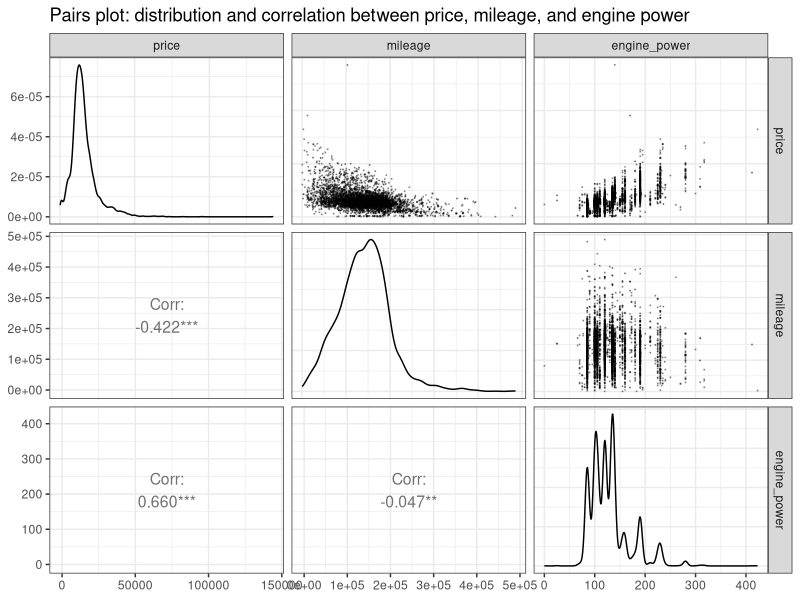

The R script that drew this image: (Note: this script raises an error after producing the figure.)
## ---- chunk 1
knitr::opts_chunk$set(echo = TRUE)
## ---- chunk 2
### load the library
library(dplyr)
library(ggplot2)
library(cowplot) #to arrange ggplot
library(GGally)
library(MASS) #for boxcox
## ---- chunk 3
### load the dataset
dat_bmw <- read.csv("BMWpricing_updated.csv")
#summary(dat_bmw)
## ---- chunk 4
### Assigning NA to car with mileage > 50,0000 miles or negative mileage
dat_bmw[dat_bmw$mileage > 500000 | dat_bmw$mileage < 0, "mileage"] <- NA

### Assigning NA to car with price > 150000 usd
dat_bmw[dat_bmw$price > 150000, "price"] <- NA

### Converting mileage, engine power, and price into numeric
dat_bmw[,c(3,4,17)] <- apply(dat_bmw[,c(3,4,17)], 2, as.numeric)
summary(dat_bmw)
## ---- chunk 5
dat_bmw2 <- dat_bmw[,c("price", "mileage", "engine_power")]
dat_bmw2 <- dat_bmw2[complete.cases(dat_bmw2),]
ggpairs(dat_bmw2,
        upper=list(continuous=wrap("points", alpha=0.3, size=0.1)),
        lower=list(continuous=wrap('cor', size=4))) +
  labs(title = "Pairs plot: distribution and correlation between price, mileage, and engine power") +
  theme_bw()
## ---- chunk 6
s1 <- ggplot(data = dat_bmw2, mapping = aes(x = mileage, y = price)) +
  geom_point(pch=19, cex=0.3) +
  geom_point(data = subset(dat_bmw2, mileage > 500000), mapping = aes(x = mileage, y = price), pch=19, cex=1, color = "red") +
  geom_point(data = subset(dat_bmw2, price > 100000), mapping = aes(x = mileage, y = price), pch=19, cex=1, color = "blue") +
  labs(title = "Scatter plot between price and mileage") +
  theme_bw() + theme(title = element_text(size=8)) 

boxcox_price <- boxcox(lm(dat_bmw2$price ~ 1), plotit = F)
boxcox_price2 <- data.frame("lambda" = boxcox_price$x, "ll" = boxcox_price$y)
maxlabmda_price <- boxcox_price$x[which.max(boxcox_price$y)]
box1 <- ggplot(data = boxcox_price2, mapping = aes(x = lambda, y = ll)) +
  geom_line(color = "black", linewidth = 0.5) +
  geom_vline(xintercept = maxlabmda_price, linetype = "dashed", color = "red") +
  geom_hline(yintercept = max(boxcox_price$y) - qchisq(0.95, df = 1)/2, linetype = "dashed", color = "blue") +
  labs(title = "Log-likelihood for the Box-Cox transformation",
       x = expression(lambda),
       y = "Log-likelihood for price") +
  annotate("text", label = paste0("lambda ==", maxlabmda_price), x = 1, y = -30000, parse = T) +
  theme_bw() + theme(title = element_text(size=8)) 

boxcox_mile <- boxcox(lm(dat_bmw2$mileage ~ 1), plotit = F)
boxcox_mile2 <- data.frame("lambda" = boxcox_mile$x, "ll" = boxcox_mile$y)
maxlabmda_mile <- boxcox_mile$x[which.max(boxcox_mile$y)]
box2 <- ggplot(data = boxcox_mile2, mapping = aes(x = lambda, y = ll)) +
  geom_line(color = "black", linewidth = 0.5) +
  geom_vline(xintercept = maxlabmda_mile, linetype = "dashed", color = "red") +
  geom_hline(yintercept = max(boxcox_mile$y) - qchisq(0.95, df = 1)/2, linetype = "dashed", color = "blue") +
  labs(title = "Log-likelihood for the Box-Cox transformation",
       x = expression(lambda),
       y = "Log-likelihood for mileage") +
  annotate("text", label = paste0("lambda ==", maxlabmda_mile), x = 1, y = -30000, parse = T) +
  theme_bw() + theme(title = element_text(size=8)) 

dat_bmw2 <- dat_bmw2 %>% mutate(logprice = log(price))
s2 <- ggplot(data = dat_bmw2, mapping = aes(x = mileage, y = logprice)) +
  geom_point(pch=19, cex=0.3) +
  geom_point(data = subset(dat_bmw2, mileage > 500000), mapping = aes(x = mileage, y = logprice), pch=19, cex=1, color = "red") +
  geom_point(data = subset(dat_bmw2, logprice > log(100000)), mapping = aes(x = mileage, y = logprice), pch=19, cex=1, color = "blue") +
  labs(title = "Scatter plot between log(price) and mileage") +
  theme_bw() + theme(title = element_text(size=8)) 

plot_grid(s1, box1, box2, s2, align = "h")
## ---- chunk 7
mod1 <- lm(price ~ mileage, data = dat_bmw2)
summary(mod1)
